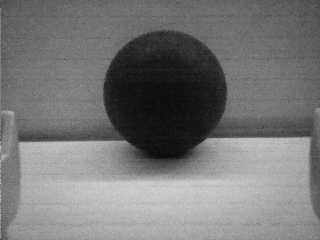
#> input picture Lab/lab4/imgs/test01.bmp, 320 x 240 px
$ python -i find_ball.py   (imports and definitions only)
#> lines starting #> are read from the running program, lines starting #| are printed output that depends on the picture; after the words box and inside, x2 and y2 are one past the last pixel; in counts of white or black regions, pixels touching at a corner belong together
#> further down, picture is the input picture: shape (240, 320); min 8, max 211, mean 117.9
#!/usr/bin/env python3

import cv2
import sys
import copy

import numpy as np

try:
    from PIL import Image, ImageDraw, ImageFont
except ImportError:
    sys.exit('install Pillow to run this code')


def find_ball(opencv_image, debug=False):
    """Find the ball in an image.

        Arguments:
        opencv_image -- the image
        debug -- an optional argument which can be used to control whether
                debugging information is displayed.

        Returns [x, y, radius] of the ball, and [0,0,0] or None if no ball is found.
    """
#> called with debug = False

    ball = None
    opencv_image = cv2.GaussianBlur(opencv_image, (7, 7), 0)
    circles = cv2.HoughCircles(opencv_image, cv2.HOUGH_GRADIENT, 1, 30, param1=140, param2=20)
#> circles = [[164.5, 92.5, 61.7]]
    img = opencv_image
    img1 = img

    # Create mask
    height, width = img.shape
#> height = 240; width = 320

    cnt = 0
    if circles is not None:
        min_pix_val = 255
        selected_circle = None
        for i in circles[0, :]:
            mask = np.zeros((height, width), np.uint8)
            avg_pixel_val = get_avg_color(i, mask, img1)
            if avg_pixel_val < min_pix_val: #find the cropped circle with minimum average pixel value
                min_pix_val = avg_pixel_val
                selected_circle = i

            cnt += 1
#> this loop made 1 pass
#> pass 1, in get_avg_color, `masked_data = cv2.bitwise_and(img1, img1, mask=mask)`:
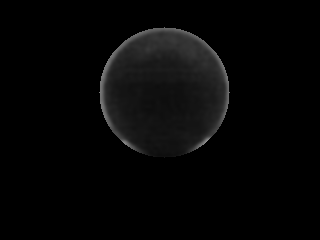
#> masked_data: shape (240, 320); min 0, max 144, mean 6.1
#> pass 1, in get_avg_color, `_, thresh = cv2.threshold(mask, 1, 255, cv2.THRESH_BINARY)`:
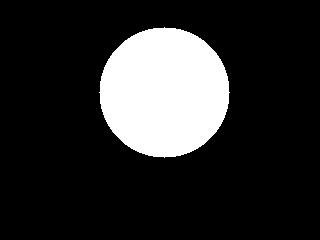
#> thresh: shape (240, 320); 17.3% white; 1 white region, box (x1, y1, x2, y2) and area: (99, 27, 230, 158) 13273
#> after the loop, cnt = 0; min_pix_val = 255

        if (min_pix_val > 50): #if the average pixel value of the cropped circle is > 50 (not closer to black), set it to None
            selected_circle = None #this is done to get rid of false positive

        ball = selected_circle

    else:
        ball = None

    return ball


def get_avg_color(i, mask, img1):
    '''

    :param i: circle returened by HoughCircles
    :param mask: mask image
    :param img1: original image
    :return:
    '''
    i[2] = i[2] + 4
    # Draw on mask
    cv2.circle(mask, (i[0], i[1]), i[2], (255, 255, 255), thickness=-1)

    # Copy that image using that mask
    masked_data = cv2.bitwise_and(img1, img1, mask=mask)

    # Apply Threshold
    _, thresh = cv2.threshold(mask, 1, 255, cv2.THRESH_BINARY)

    # Find Contour
    contours = cv2.findContours(thresh, cv2.RETR_EXTERNAL, cv2.CHAIN_APPROX_SIMPLE)
#> (the run stopped early here; a loop or call above may not have finished)

$ run again, on Lab/lab4/imgs/test05.bmp
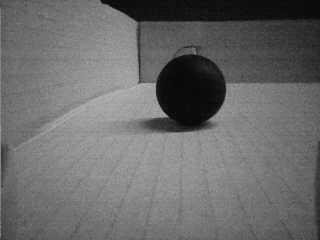
#> input picture Lab/lab4/imgs/test05.bmp, 320 x 240 px
#> picture is the input picture: shape (240, 320); min 0, max 182, mean 106.5
#> circles = [[189.5, 89.5, 35.9]]
#> the loop in find_ball, `for i in circles[0, :]:` made 1 pass
#> pass 1, in get_avg_color, `masked_data = cv2.bitwise_and(img1, img1, mask=mask)`:
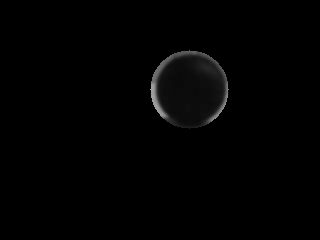
#> masked_data: shape (240, 320); min 0, max 161, mean 2
#> pass 1, in get_avg_color, `_, thresh = cv2.threshold(mask, 1, 255, cv2.THRESH_BINARY)`:
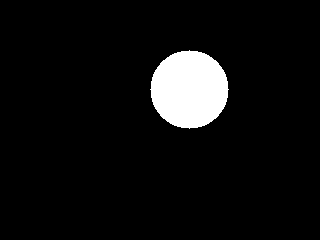
#> thresh: shape (240, 320); 6.2% white; 1 white region, box (x1, y1, x2, y2) and area: (150, 50, 229, 129) 4777
#> after the loop in find_ball, `for i in circles[0, :]:`: cnt = 0; min_pix_val = 255

$ run again, on Lab/lab4/imgs/test07.bmp
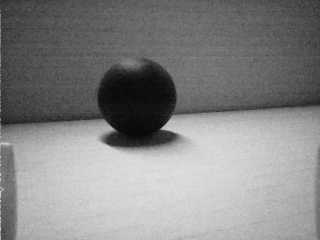
#> input picture Lab/lab4/imgs/test07.bmp, 320 x 240 px
#> picture is the input picture: shape (240, 320); min 0, max 226, mean 133.3
#> circles = [[136.5, 96.5, 39.3]]
#> the loop in find_ball, `for i in circles[0, :]:` made 1 pass
#> pass 1, in get_avg_color, `masked_data = cv2.bitwise_and(img1, img1, mask=mask)`:
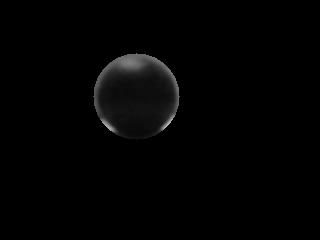
#> masked_data: shape (240, 320); min 0, max 182, mean 2.8
#> pass 1, in get_avg_color, `_, thresh = cv2.threshold(mask, 1, 255, cv2.THRESH_BINARY)`:
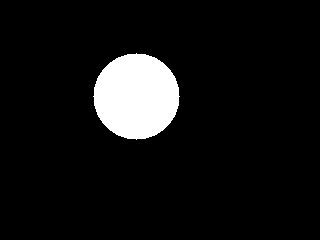
#> thresh: shape (240, 320); 7.5% white; 1 white region, box (x1, y1, x2, y2) and area: (93, 53, 180, 140) 5789
#> after the loop in find_ball, `for i in circles[0, :]:`: cnt = 0; min_pix_val = 255
